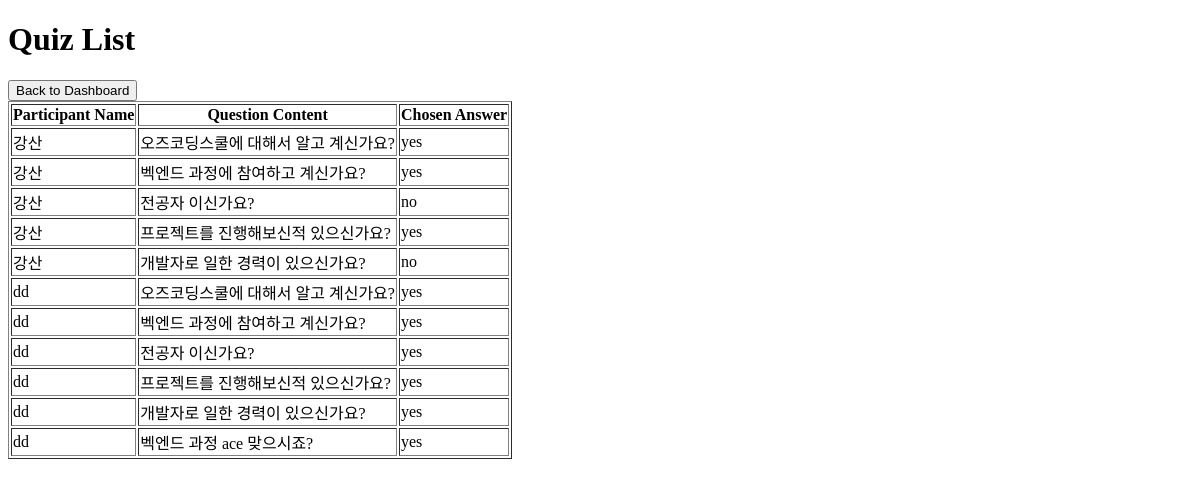
The app's page /admin/dashboard/list (signed in), older data.
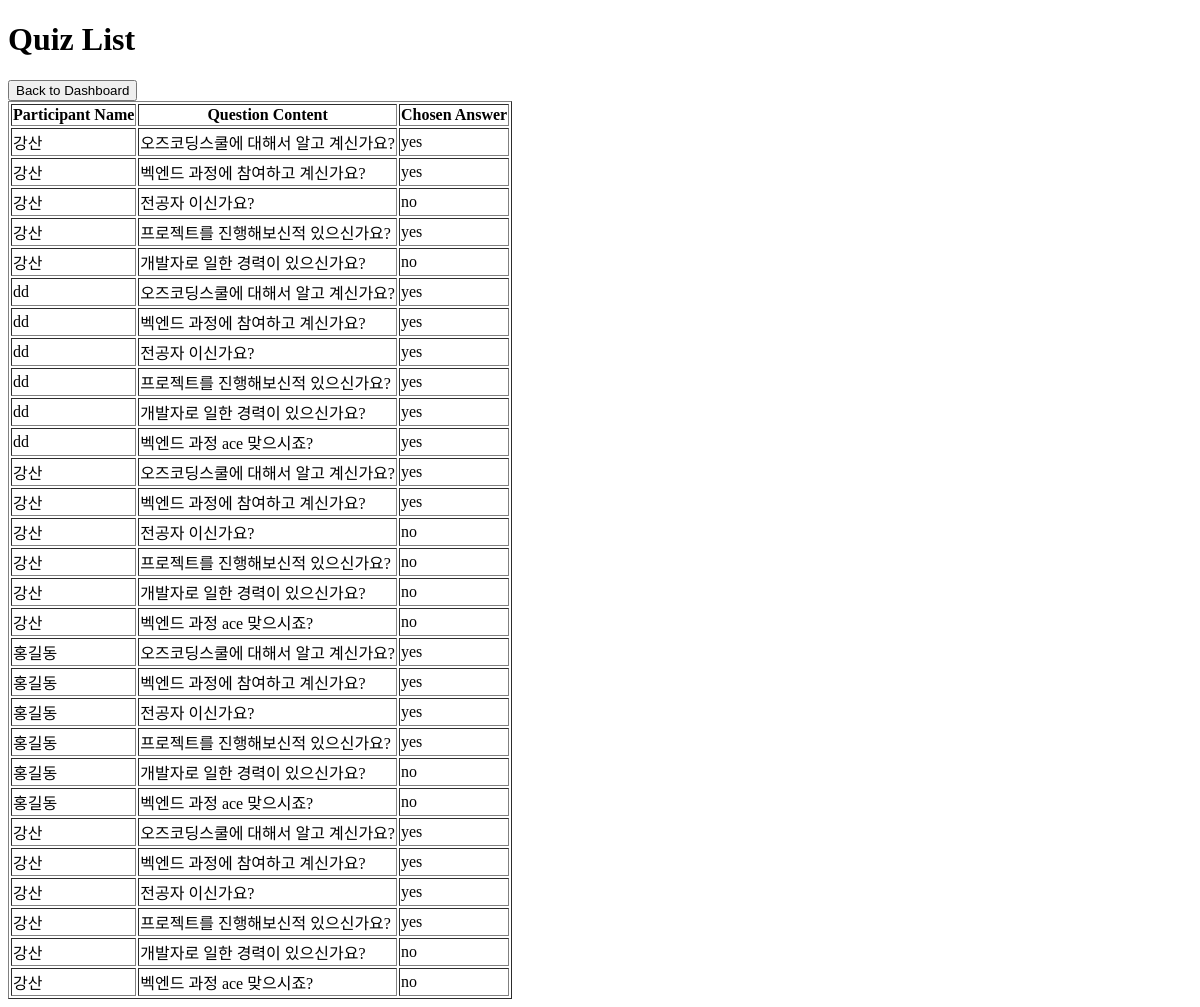
The same page, newer data.
### app/models.py (models this page shows)
class Quiz(db.Model):
    __tablename__ = "quiz"
    id = db.Column(db.Integer, primary_key=True)
    participant_id = db.Column(db.Integer, db.ForeignKey("participant.id"))
    question_id = db.Column(db.Integer, db.ForeignKey("question.id"))
    chosen_answer = db.Column(db.String(255))
    participant = db.relationship("Participant", backref="quizzes")
    question = db.relationship("Question", backref="quizzes")

class Participant(db.Model):
    __tablename__ = "participant"
    id = db.Column(db.Integer, primary_key=True)
    name = db.Column(db.String(50))
    age = db.Column(db.Integer)
    gender = db.Column(db.String(10))
    created_at = db.Column(db.DateTime, default=datetime.utcnow)

class Question(db.Model):
    __tablename__ = "question"
    id = db.Column(db.Integer, primary_key=True)
    content = db.Column(db.String(255))
    order_num = db.Column(db.Integer, default=0)
    is_active = db.Column(db.Boolean, default=True)

### app/routes.py (the view)
@admin.route("/dashboard/list")
@login_required
def quiz_list():
    quizzes = Quiz.query.all()
    return render_template("quiz_list.html", quizzes=quizzes)

### app/routes.py (called while the page is built)
def login_required(f):
    @wraps(f)
    def decorated_function(*args, **kwargs):
        if "admin_logged_in" not in session:
            return redirect(url_for("admin.login", next=request.url))
        return f(*args, **kwargs)
    return decorated_function

### app/templates/quiz_list.html (shortened to what this page needs)
<!DOCTYPE html>
<html lang="en">
<head>
</head>
<body>
    <h1>Quiz List</h1>
    <a href="{{ url_for('admin.dashboard') }}">
        <button class="dashboard-button">Back to Dashboard</button>
    </a>
    <table border="1">
        <thead>
            <tr>
                <th>Participant Name</th>
                <th>Question Content</th>
                <th>Chosen Answer</th>
            </tr>
        </thead>
        <tbody>
            {% for quiz in quizzes %}
                <tr>
                    <td>{{ quiz.participant.name }}</td>
                    <td>{{ quiz.question.content }}</td>
                    <td>{{ quiz.chosen_answer }}</td>
                </tr>
            {% endfor %}
        </tbody>
    </table>
</body>
</html>

Row changes from the older to the newer data that the page shows:
added Quiz: participant.name "강산", question.content "오즈코딩스쿨에 대해서 알고 계신가요?", chosen_answer "yes"
added Quiz: participant.name "강산", question.content "벡엔드 과정에 참여하고 계신가요?", chosen_answer "yes"
added Quiz: participant.name "강산", question.content "전공자 이신가요?", chosen_answer "no"
added Quiz: participant.name "강산", question.content "프로젝트를 진행해보신적 있으신가요?", chosen_answer "no"
added Quiz: participant.name "강산", question.content "개발자로 일한 경력이 있으신가요?", chosen_answer "no"
added Quiz: participant.name "강산", question.content "벡엔드 과정 ace 맞으시죠?", chosen_answer "no"
added Quiz: participant.name "홍길동", question.content "오즈코딩스쿨에 대해서 알고 계신가요?", chosen_answer "yes"
added Quiz: participant.name "홍길동", question.content "벡엔드 과정에 참여하고 계신가요?", chosen_answer "yes"
added Quiz: participant.name "홍길동", question.content "전공자 이신가요?", chosen_answer "yes"
added Quiz: participant.name "홍길동", question.content "프로젝트를 진행해보신적 있으신가요?", chosen_answer "yes"
added Quiz: participant.name "홍길동", question.content "개발자로 일한 경력이 있으신가요?", chosen_answer "no"
added Quiz: participant.name "홍길동", question.content "벡엔드 과정 ace 맞으시죠?", chosen_answer "no"
added Quiz: participant.name "강산", question.content "오즈코딩스쿨에 대해서 알고 계신가요?", chosen_answer "yes"
added Quiz: participant.name "강산", question.content "벡엔드 과정에 참여하고 계신가요?", chosen_answer "yes"
added Quiz: participant.name "강산", question.content "전공자 이신가요?", chosen_answer "yes"
added Quiz: participant.name "강산", question.content "프로젝트를 진행해보신적 있으신가요?", chosen_answer "yes"
added Quiz: participant.name "강산", question.content "개발자로 일한 경력이 있으신가요?", chosen_answer "no"
added Quiz: participant.name "강산", question.content "벡엔드 과정 ace 맞으시죠?", chosen_answer "no"
